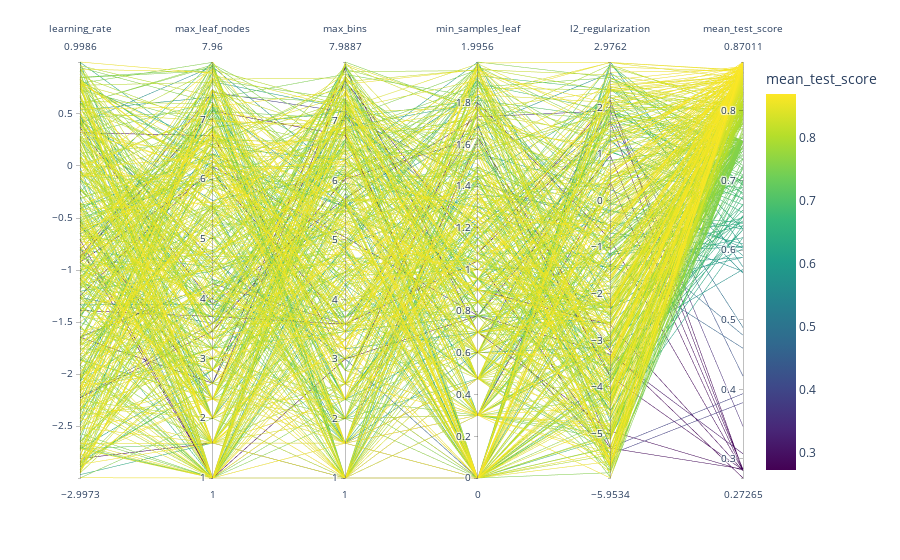

Write notebook code for a chart like this one.
### Code cell
fig = px.parallel_coordinates(
        cv_results.apply({
        "learning_rate": np.log10,
        "max_leaf_nodes": np.log2,
        "max_bins": np.log2,
        "min_samples_leaf": np.log10,
        "l2_regularization": np.log10,
        "mean_test_score": lambda x: x}),
        color="mean_test_score",
        color_continuous_scale=px.colors.sequential.Viridis)
fig.show()

### Figure 1 — Plotly figure (JSON) as saved in the notebook; plotly's stock layout.template omitted (floating-point values rounded to 4 significant figures; data arrays with more than 128 entries replaced by an {"elided": "..."} marker saying what was removed)
{"data": [{"dimensions": [{"label": "learning_rate", "values": {"elided": "500 float values"}}, {"label": "max_leaf_nodes", "values": {"elided": "500 float values"}}, {"label": "max_bins", "values": {"elided": "500 float values"}}, {"label": "min_samples_leaf", "values": {"elided": "500 float values"}}, {"label": "l2_regularization", "values": {"elided": "500 float values"}}, {"label": "mean_test_score", "values": {"elided": "500 float values"}}], "domain": {"x": [0, 1], "y": [0, 1]}, "line": {"color": {"elided": "500 float values"}, "coloraxis": "coloraxis"}, "name": "", "type": "parcoords"}], "layout": {"coloraxis": {"colorbar": {"title": {"text": "mean_test_score"}}, "colorscale": [[0, "#440154"], [0.1111, "#482878"], [0.2222, "#3e4989"], [0.3333, "#31688e"], [0.4444, "#26828e"], [0.5556, "#1f9e89"], [0.6667, "#35b779"], [0.7778, "#6ece58"], [0.8889, "#b5de2b"], [1, "#fde725"]]}, "legend": {"tracegroupgap": 0}, "margin": {"t": 60}}}
